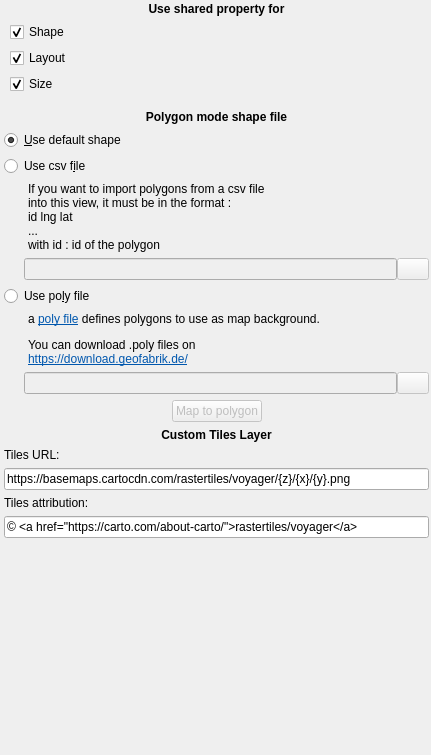
<?xml version="1.0" encoding="UTF-8"?>
<ui version="4.0">
 <class>GeographicViewConfigWidget</class>
 <widget class="QWidget" name="GeographicViewConfigWidget">
  <property name="geometry">
   <rect>
    <x>0</x>
    <y>0</y>
    <width>431</width>
    <height>755</height>
   </rect>
  </property>
  <property name="windowTitle">
   <string>Options</string>
  </property>
  <layout class="QVBoxLayout" name="verticalLayout_2">
   <property name="spacing">
    <number>0</number>
   </property>
   <property name="leftMargin">
    <number>2</number>
   </property>
   <property name="topMargin">
    <number>2</number>
   </property>
   <property name="rightMargin">
    <number>0</number>
   </property>
   <property name="bottomMargin">
    <number>10</number>
   </property>
   <item>
    <widget class="QScrollArea" name="scrollArea">
     <property name="sizePolicy">
      <sizepolicy hsizetype="Preferred" vsizetype="Preferred">
       <horstretch>0</horstretch>
       <verstretch>0</verstretch>
      </sizepolicy>
     </property>
     <property name="frameShape">
      <enum>QFrame::NoFrame</enum>
     </property>
     <property name="horizontalScrollBarPolicy">
      <enum>Qt::ScrollBarAlwaysOff</enum>
     </property>
     <property name="widgetResizable">
      <bool>true</bool>
     </property>
     <widget class="QWidget" name="scrollAreaWidgetContents">
      <property name="geometry">
       <rect>
        <x>0</x>
        <y>0</y>
        <width>429</width>
        <height>667</height>
       </rect>
      </property>
      <property name="sizePolicy">
       <sizepolicy hsizetype="Preferred" vsizetype="Fixed">
        <horstretch>0</horstretch>
        <verstretch>0</verstretch>
       </sizepolicy>
      </property>
      <layout class="QVBoxLayout" name="verticalLayout">
       <property name="leftMargin">
        <number>2</number>
       </property>
       <property name="topMargin">
        <number>0</number>
       </property>
       <property name="rightMargin">
        <number>2</number>
       </property>
       <property name="bottomMargin">
        <number>0</number>
       </property>
       <item>
        <widget class="QLabel" name="label">
         <property name="font">
          <font>
           <weight>75</weight>
           <bold>true</bold>
          </font>
         </property>
         <property name="text">
          <string>Use shared property for</string>
         </property>
         <property name="alignment">
          <set>Qt::AlignCenter</set>
         </property>
        </widget>
       </item>
       <item>
        <layout class="QVBoxLayout" name="verticalLayout_3">
         <property name="leftMargin">
          <number>6</number>
         </property>
         <property name="bottomMargin">
          <number>10</number>
         </property>
         <item>
          <widget class="QCheckBox" name="shapeCheckBox">
           <property name="text">
            <string>Shape</string>
           </property>
           <property name="checked">
            <bool>true</bool>
           </property>
          </widget>
         </item>
         <item>
          <widget class="QCheckBox" name="layoutCheckBox">
           <property name="text">
            <string>Layout</string>
           </property>
           <property name="checked">
            <bool>true</bool>
           </property>
          </widget>
         </item>
         <item>
          <widget class="QCheckBox" name="sizeCheckBox">
           <property name="text">
            <string>Size</string>
           </property>
           <property name="checked">
            <bool>true</bool>
           </property>
          </widget>
         </item>
        </layout>
       </item>
       <item>
        <widget class="QLabel" name="label_2">
         <property name="font">
          <font>
           <weight>75</weight>
           <bold>true</bold>
          </font>
         </property>
         <property name="text">
          <string>Polygon mode shape file</string>
         </property>
         <property name="alignment">
          <set>Qt::AlignCenter</set>
         </property>
        </widget>
       </item>
       <item>
        <widget class="QRadioButton" name="useDefaultShape">
         <property name="text">
          <string>&amp;Use default shape</string>
         </property>
         <property name="checked">
          <bool>true</bool>
         </property>
        </widget>
       </item>
       <item>
        <layout class="QVBoxLayout" name="verticalLayout_5">
         <item>
          <widget class="QRadioButton" name="useCsvFile">
           <property name="text">
            <string>Use csv f&amp;ile</string>
           </property>
          </widget>
         </item>
         <item>
          <widget class="QLabel" name="label_5">
           <property name="text">
            <string>&lt;html&gt;&lt;head/&gt;&lt;body&gt;&lt;p&gt;If you want to import polygons from a csv file &lt;br/&gt;into this view, it must be in the format :&lt;br/&gt;id lng lat&lt;br/&gt;...&lt;br/&gt;with id : id of the polygon&lt;/p&gt;&lt;/body&gt;&lt;/html&gt;</string>
           </property>
           <property name="textFormat">
            <enum>Qt::RichText</enum>
           </property>
           <property name="margin">
            <number>0</number>
           </property>
           <property name="indent">
            <number>24</number>
           </property>
          </widget>
         </item>
        </layout>
       </item>
       <item>
        <layout class="QHBoxLayout" name="horizontalLayout_2">
         <property name="spacing">
          <number>0</number>
         </property>
         <property name="leftMargin">
          <number>20</number>
         </property>
         <item>
          <widget class="QLineEdit" name="csvFile">
           <property name="enabled">
            <bool>false</bool>
           </property>
          </widget>
         </item>
         <item>
          <widget class="QPushButton" name="csvFilePushButton">
           <property name="enabled">
            <bool>false</bool>
           </property>
           <property name="sizePolicy">
            <sizepolicy hsizetype="Preferred" vsizetype="Preferred">
             <horstretch>0</horstretch>
             <verstretch>0</verstretch>
            </sizepolicy>
           </property>
           <property name="minimumSize">
            <size>
             <width>32</width>
             <height>0</height>
            </size>
           </property>
           <property name="maximumSize">
            <size>
             <width>32</width>
             <height>16777215</height>
            </size>
           </property>
           <property name="text">
            <string/>
           </property>
          </widget>
         </item>
        </layout>
       </item>
       <item>
        <layout class="QVBoxLayout" name="verticalLayout_4">
         <item>
          <widget class="QRadioButton" name="usePolyFile">
           <property name="text">
            <string>Use po&amp;ly file</string>
           </property>
          </widget>
         </item>
         <item>
          <widget class="QLabel" name="label_6">
           <property name="text">
            <string>&lt;html&gt;&lt;head/&gt;&lt;body&gt;&lt;p&gt;a &lt;a href=&quot;https://wiki.openstreetmap.org/wiki/Osmosis/Polygon_Filter_File_Format#Premade_polygon_files&quot;&gt;&lt;span style=&quot; text-decoration: underline; color:#0057ae;&quot;&gt;poly file&lt;/span&gt;&lt;/a&gt; defines polygons to use as map background.&lt;/p&gt;&lt;p&gt;You can download .poly files on &lt;br/&gt;&lt;a href=&quot;https://download.geofabrik.de/&quot;&gt;&lt;span style=&quot; text-decoration: underline; color:#0057ae;&quot;&gt;https://download.geofabrik.de/&lt;/span&gt;&lt;/a&gt;&lt;/p&gt;&lt;/body&gt;&lt;/html&gt;</string>
           </property>
           <property name="textFormat">
            <enum>Qt::RichText</enum>
           </property>
           <property name="indent">
            <number>24</number>
           </property>
           <property name="openExternalLinks">
            <bool>true</bool>
           </property>
          </widget>
         </item>
        </layout>
       </item>
       <item>
        <layout class="QHBoxLayout" name="horizontalLayout_3">
         <property name="spacing">
          <number>0</number>
         </property>
         <property name="leftMargin">
          <number>20</number>
         </property>
         <item>
          <widget class="QLineEdit" name="polyFile">
           <property name="enabled">
            <bool>false</bool>
           </property>
          </widget>
         </item>
         <item>
          <widget class="QPushButton" name="polyFilePushButton">
           <property name="enabled">
            <bool>false</bool>
           </property>
           <property name="sizePolicy">
            <sizepolicy hsizetype="Preferred" vsizetype="Preferred">
             <horstretch>0</horstretch>
             <verstretch>0</verstretch>
            </sizepolicy>
           </property>
           <property name="minimumSize">
            <size>
             <width>32</width>
             <height>0</height>
            </size>
           </property>
           <property name="maximumSize">
            <size>
             <width>32</width>
             <height>16777215</height>
            </size>
           </property>
           <property name="text">
            <string/>
           </property>
          </widget>
         </item>
        </layout>
       </item>
       <item>
        <layout class="QHBoxLayout" name="horizontalLayout_5">
         <item>
          <spacer name="horizontalSpacer">
           <property name="orientation">
            <enum>Qt::Horizontal</enum>
           </property>
           <property name="sizeHint" stdset="0">
            <size>
             <width>40</width>
             <height>20</height>
            </size>
           </property>
          </spacer>
         </item>
         <item>
          <widget class="QPushButton" name="mapToPolygon">
           <property name="enabled">
            <bool>false</bool>
           </property>
           <property name="text">
            <string>Map to polygon</string>
           </property>
          </widget>
         </item>
         <item>
          <spacer name="horizontalSpacer_2">
           <property name="orientation">
            <enum>Qt::Horizontal</enum>
           </property>
           <property name="sizeHint" stdset="0">
            <size>
             <width>40</width>
             <height>20</height>
            </size>
           </property>
          </spacer>
         </item>
        </layout>
       </item>
       <item>
        <widget class="QLabel" name="label_3">
         <property name="font">
          <font>
           <weight>75</weight>
           <bold>true</bold>
          </font>
         </property>
         <property name="text">
          <string>Custom Tiles Layer</string>
         </property>
         <property name="alignment">
          <set>Qt::AlignCenter</set>
         </property>
        </widget>
       </item>
       <item>
        <widget class="QLabel" name="label_4">
         <property name="text">
          <string>&lt;html&gt;&lt;head/&gt;&lt;body&gt;&lt;p&gt;Tiles URL:&lt;/p&gt;&lt;/body&gt;&lt;/html&gt;</string>
         </property>
         <property name="textFormat">
          <enum>Qt::RichText</enum>
         </property>
         <property name="wordWrap">
          <bool>true</bool>
         </property>
        </widget>
       </item>
       <item>
        <widget class="QLineEdit" name="customTilesLayerUrl">
         <property name="toolTip">
          <string/>
         </property>
         <property name="text">
          <string>https://basemaps.cartocdn.com/rastertiles/voyager/{z}/{x}/{y}.png</string>
         </property>
        </widget>
       </item>
       <item>
        <widget class="QLabel" name="label_7">
         <property name="text">
          <string>Tiles attribution:</string>
         </property>
        </widget>
       </item>
       <item>
        <widget class="QLineEdit" name="customTilesLayerAttribution">
         <property name="text">
          <string>© &lt;a href=&quot;https://carto.com/about-carto/&quot;&gt;rastertiles/voyager&lt;/a&gt;</string>
         </property>
        </widget>
       </item>
      </layout>
     </widget>
    </widget>
   </item>
  </layout>
 </widget>
 <resources/>
 <connections>
  <connection>
   <sender>useCsvFile</sender>
   <signal>toggled(bool)</signal>
   <receiver>csvFile</receiver>
   <slot>setEnabled(bool)</slot>
   <hints>
    <hint type="sourcelabel">
     <x>147</x>
     <y>173</y>
    </hint>
    <hint type="destinationlabel">
     <x>150</x>
     <y>204</y>
    </hint>
   </hints>
  </connection>
  <connection>
   <sender>usePolyFile</sender>
   <signal>toggled(bool)</signal>
   <receiver>polyFile</receiver>
   <slot>setEnabled(bool)</slot>
   <hints>
    <hint type="sourcelabel">
     <x>147</x>
     <y>234</y>
    </hint>
    <hint type="destinationlabel">
     <x>150</x>
     <y>264</y>
    </hint>
   </hints>
  </connection>
  <connection>
   <sender>useCsvFile</sender>
   <signal>toggled(bool)</signal>
   <receiver>csvFilePushButton</receiver>
   <slot>setEnabled(bool)</slot>
   <hints>
    <hint type="sourcelabel">
     <x>145</x>
     <y>182</y>
    </hint>
    <hint type="destinationlabel">
     <x>265</x>
     <y>213</y>
    </hint>
   </hints>
  </connection>
  <connection>
   <sender>usePolyFile</sender>
   <signal>toggled(bool)</signal>
   <receiver>polyFilePushButton</receiver>
   <slot>setEnabled(bool)</slot>
   <hints>
    <hint type="sourcelabel">
     <x>145</x>
     <y>244</y>
    </hint>
    <hint type="destinationlabel">
     <x>265</x>
     <y>274</y>
    </hint>
   </hints>
  </connection>
  <connection>
   <sender>csvFilePushButton</sender>
   <signal>clicked()</signal>
   <receiver>GeographicViewConfigWidget</receiver>
   <slot>openCsvFileBrowser()</slot>
   <hints>
    <hint type="sourcelabel">
     <x>265</x>
     <y>213</y>
    </hint>
    <hint type="destinationlabel">
     <x>145</x>
     <y>287</y>
    </hint>
   </hints>
  </connection>
  <connection>
   <sender>polyFilePushButton</sender>
   <signal>clicked()</signal>
   <receiver>GeographicViewConfigWidget</receiver>
   <slot>openPolyFileBrowser()</slot>
   <hints>
    <hint type="sourcelabel">
     <x>265</x>
     <y>274</y>
    </hint>
    <hint type="destinationlabel">
     <x>145</x>
     <y>287</y>
    </hint>
   </hints>
  </connection>
  <connection>
   <sender>mapToPolygon</sender>
   <signal>clicked()</signal>
   <receiver>GeographicViewConfigWidget</receiver>
   <slot>mapToPolygonSlot()</slot>
   <hints>
    <hint type="sourcelabel">
     <x>145</x>
     <y>333</y>
    </hint>
    <hint type="destinationlabel">
     <x>145</x>
     <y>287</y>
    </hint>
   </hints>
  </connection>
 </connections>
 <slots>
  <slot>openPolyFileBrowser()</slot>
  <slot>openCsvFileBrowser()</slot>
  <slot>openCsvHelp()</slot>
  <slot>openPolyHelp()</slot>
  <slot>mapToPolygonSlot()</slot>
 </slots>
</ui>
